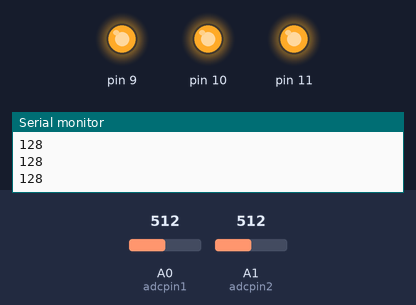
A sketch run on a simulated Arduino Uno, built with avr-gcc and run on an emulated ATmega328P. On the bench: output pins drawn as LEDs (lit = HIGH), the last lines printed to the serial monitor. The inputs (shaded band) are chosen by the test bench; at power-on: A0 (adcpin1) = 512, A1 (adcpin2) = 512.

Above: at 1.2 s.
1.3 s: A0 (adcpin1) set to 511
At 2.0 s:
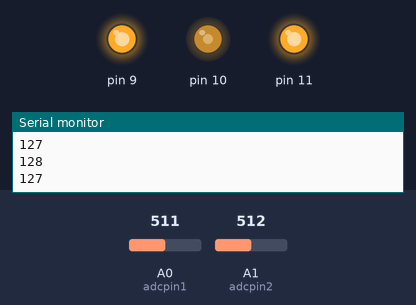
2.8 s: A1 (adcpin2) set to 511
At 3.1 s:
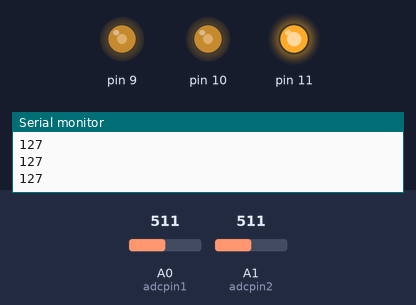
4.3 s: A0 (adcpin1) set to 306
At 5.3 s:
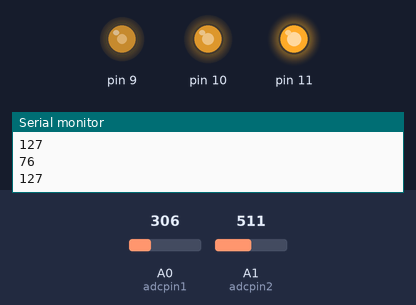
5.8 s: A1 (adcpin2) set to 716
At 6.7 s:
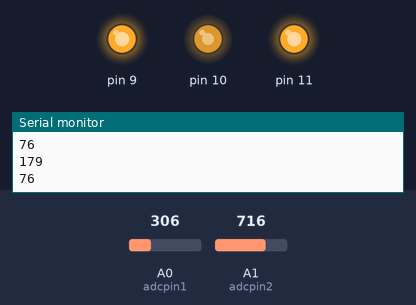
7.3 s: A0 (adcpin1) set to 122
At 7.8 s:
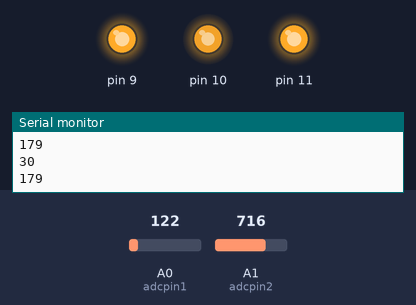
8.8 s: A1 (adcpin2) set to 306
At 10.0 s:
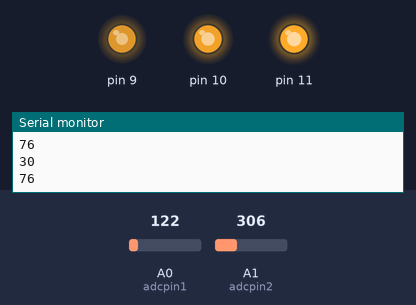
Timing chart, 0 to 11.3 s (numbered marks = the images above; inputs shaded):
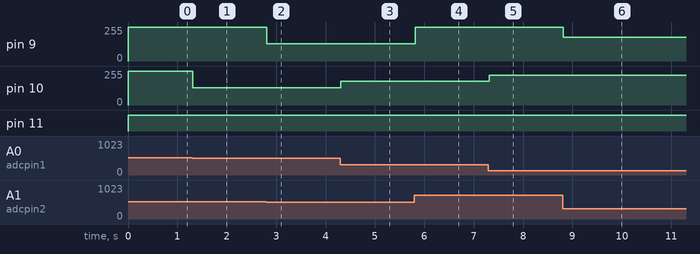

Measured:
- the behaviour switches between 512 and 511 on A0 (adcpin1) (found by bisection; images 0 and 1)
- the behaviour switches between 512 and 511 on A1 (adcpin2) (found by bisection; images 1 and 2)
- after the input at 1.3 s, pin 10: 255/255 → 128/255 at once
- after the input at 2.8 s, pin 9: 255/255 → 128/255 at once
- after the input at 4.3 s, pin 10: 128/255 → 179/255 at once
- after the input at 5.8 s, pin 9: 128/255 → 255/255 at once
- after the input at 7.3 s, pin 10: 179/255 → 225/255 at once
- after the input at 8.8 s, pin 9: 255/255 → 179/255 at once

The sketch:

week6_RGBLED_extream.ino
```cpp
int swcount = 0;
int swbuf = 0;
int adcpin1 = A0;
int adcpin2 = A1;

void setup() {
  // put your setup code here, to run once:
pinMode(11,OUTPUT);
pinMode(10,OUTPUT);
pinMode(9,OUTPUT);
Serial.begin(9600);
}

void loop() {
  // put your main code here, to run repeatedly:
  int adcData1 = analogRead(adcpin1);
  int adcData2 = analogRead(adcpin2);
int val1 = adcData1/4;
int val2 = adcData2/4;
Serial.println(val1, DEC);
Serial.println(val2, DEC);
setRgbColor(0,val1,val2);
}

void setRgbColor(char r, char g, char b)
{
  analogWrite(11,255-r);
  analogWrite(10,255-g);
  analogWrite(9,255-b);
}
```
